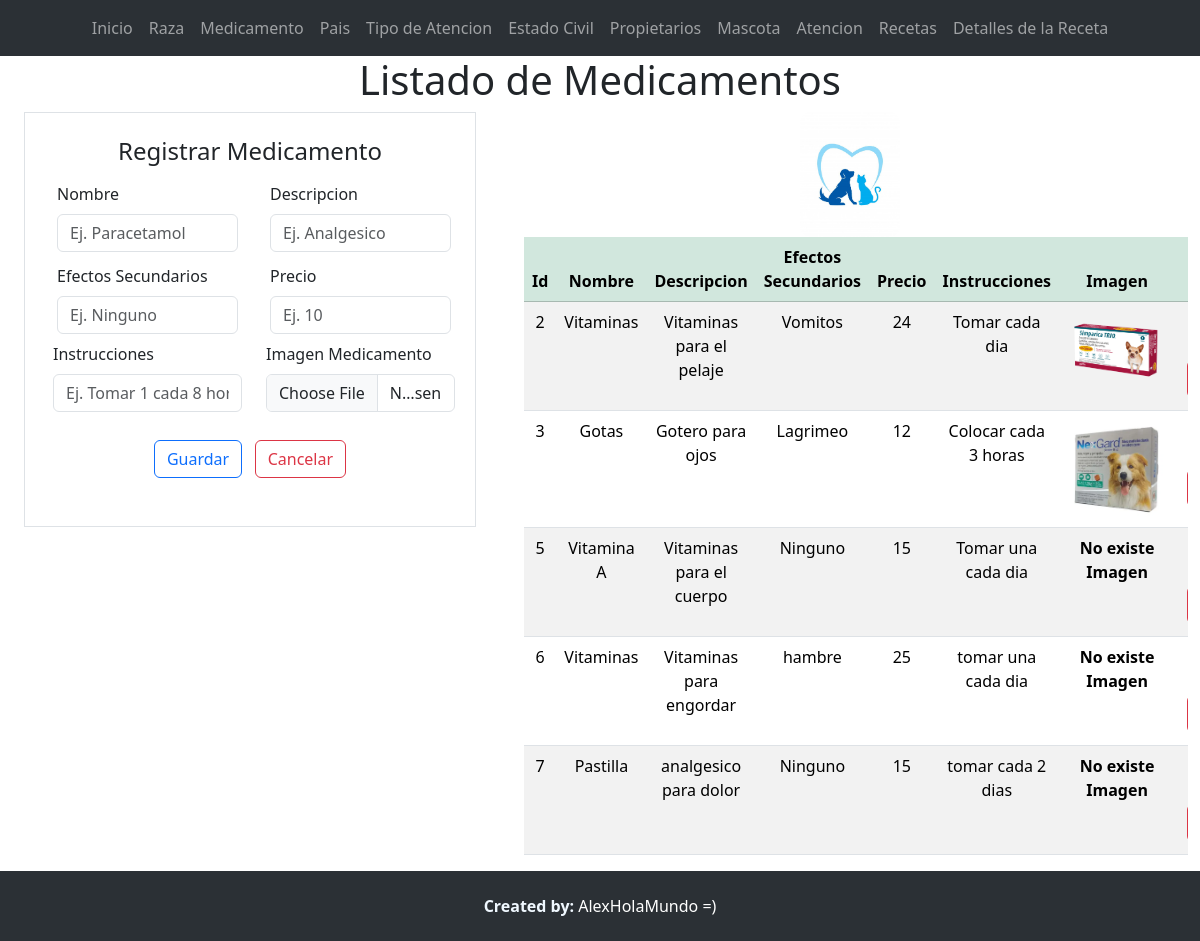
The page /listaMedicamento/ on the database its author committed.
### Aplicaciones/Veterinaria/models.py (models this page shows, shortened)
class Medicamento(models.Model):
    idMedicamento_wt=models.AutoField(primary_key=True)
    nombre_wt=models.CharField(max_length=100)
    descripcion_wt=models.CharField(max_length=100)
    efectosSecundarios_wt=models.CharField(max_length=100)
    precio_wt=models.IntegerField()
    instrucciones_wt=models.CharField(max_length=100)
    imgMedicamento_wt=models.FileField(upload_to='medicamentos', null=True, blank=True)

### Aplicaciones/Veterinaria/views.py (the view)
# urls.py: path('listaMedicamento/',views.listaMedicamento),
def listaMedicamento(request):
    medicamentoBdd=Medicamento.objects.all()
    return render(request,'listaMedicamento.html',{'medicamentos':medicamentoBdd})

### Aplicaciones/Veterinaria/templates/listaMedicamento.html (shortened to what this page needs)
{% extends "./plantilla.html" %} {% block contenido %} {% load static %}
<h1 class="text-center">Listado de Medicamentos</h1>
<div class="row m-0">
  <div class="col-md-5">
    <div class="container w-100">
      <form
        class="border p-4"
        action="/guardarMedicamento/"
        method="POST"
        enctype="multipart/form-data"
      >
        <h4 class="text-center">Registrar Medicamento</h4>
        <div class="row">
          <div class="col-md-6">
            <div class="m-1">
              <label for="" class="form-label m-1">Nombre</label>
              <input
                type="text"
                required
                class="form-control m-1"
                placeholder="Ej. Paracetamol"
                value=""
                name="nombre_wt"
                id="nombre_wt"
              />
            </div>
          </div>
          <div class="col-md-6">
            <div class="m-1">
              <label for="" class="form-label m-1">Descripcion</label>
              <input
                type="text"
                required
                class="form-control m-1"
                placeholder="Ej. Analgesico"
                value=""
                name="descripcion_wt"
                id="descripcion_wt"
              />
            </div>
          </div>
        </div>
        <div class="row">
          <div class="col-md-6">
            <div class="m-1">
              <label for="" class="form-label m-1">Efectos Secundarios</label>
              <input
                type="text"
                required
                class="form-control m-1"
                placeholder="Ej. Ninguno"
                value=""
                name="efectosSecundarios_wt"
                id="efectosSecundarios_wt"
              />
            </div>
          </div>
          <div class="col-md-6">
            <div class="m-1">
              <label for="" class="form-label m-1">Precio</label>
              <input
                type="number"
                required
                class="form-control m-1"
                placeholder="Ej. 10"
                value=""
                name="precio_wt"
                id="precio_wt"
              />
            </div>
          </div>
        </div>
        <div class="row">
          <div class="col-md-6">
            <label for="" class="form-label m-1">Instrucciones</label>
            <input
              type="text"
              required
              class="form-control m-1"
              placeholder="Ej. Tomar 1 cada 8 horas"
              value=""
              name="instrucciones_wt"
              id="instrucciones_wt"
            />
          </div>
          <div class="col-md-6">
            <label for="" class="form-label m-1">Imagen Medicamento</label>
            <input
              accept="image/*"
              type="file"
              required
              class="form-control m-1"
              value=""
              name="imgMedicamento_wt"
              id="imgMedicamento_wt"
            />
          </div>
        </div>
        <center class="m-4">
          <button type="submit" name="button" class="btn btn-outline-primary">
            Guardar</button
          >&nbsp;&nbsp;
          <button type="reset" name="button" class="btn btn-outline-danger">
            Cancelar
          </button>
        </center>
      </form>
    </div>
  </div>
  <div class="col-md-7">
    <div class="container table-responsive">
      <center class="logos">
        <img src="{% static 'img/logog.jpg' %}" alt="" width="100px" />
      </center>
      <table class="table table-striped bordered">
        <thead>
          <tr class="table-success">
            <th class="text-center" scope="col">Id</th>
            <th class="text-center" scope="col">Nombre</th>
            <th class="text-center" scope="col">Descripcion</th>
            <th class="text-center" scope="col">Efectos Secundarios</th>
            <th class="text-center" scope="col">Precio</th>
            <th class="text-center" scope="col">Instrucciones</th>
            <th class="text-center" scope="col">Imagen</th>
            <th class="text-center" scope="col">Acciones</th>
          </tr>
        </thead>
        <tbody>
          {% for medicamento in medicamentos %}
          <tr>
            <td class="text-center">{{medicamento.idMedicamento_wt }}</td>
            <td class="text-center">{{medicamento.nombre_wt }}</td>
            <td class="text-center">{{medicamento.descripcion_wt }}</td>
            <td class="text-center">{{medicamento.efectosSecundarios_wt }}</td>
            <td class="text-center">{{medicamento.precio_wt }}</td>
            <td class="text-center">{{medicamento.instrucciones_wt }}</td>
            <td class="text-center">
              {% if medicamento.imgMedicamento_wt %}
              <a href="{{medicamento.imgMedicamento_wt.url}}" target="_blank">
                <img
                  src="{{medicamento.imgMedicamento_wt.url}}"
                  alt=""
                  width="50px"
                />
              </a>
              {% else %}
              <b>No existe Imagen</b>
              {% endif %}
            </td>
            <td class="text-center">
            </td>
          </tr>
          {% endfor %}
        </tbody>
      </table>
    </div>
  </div>
</div>
{% endblock %}

### crudDjango/static/css/styles.css (style rules this page uses)
img { width: 100px; object-position: center; border-radius: 10px; }
body { margin: 0; padding: 0; margin-bottom: 70px; }

### rows shown on the page
Medicamento: idMedicamento_wt "2", nombre_wt "Vitaminas", descripcion_wt "Vitaminas para el pelaje", efectosSecundarios_wt "Vomitos", precio_wt "24", instrucciones_wt "Tomar cada dia", imgMedicamento_wt (picture)
Medicamento: idMedicamento_wt "3", nombre_wt "Gotas", descripcion_wt "Gotero para ojos", efectosSecundarios_wt "Lagrimeo", precio_wt "12", instrucciones_wt "Colocar cada 3 horas", imgMedicamento_wt (picture)
Medicamento: idMedicamento_wt "5", nombre_wt "Vitamina A", descripcion_wt "Vitaminas para el cuerpo", efectosSecundarios_wt "Ninguno", precio_wt "15", instrucciones_wt "Tomar una cada dia", shows "No existe Imagen"
Medicamento: idMedicamento_wt "6", nombre_wt "Vitaminas", descripcion_wt "Vitaminas para engordar", efectosSecundarios_wt "hambre", precio_wt "25", instrucciones_wt "tomar una cada dia", imgMedicamento_wt "No existe Imagen"
Medicamento: idMedicamento_wt "7", nombre_wt "Pastilla", descripcion_wt "analgesico para dolor", efectosSecundarios_wt "Ninguno", precio_wt "15", instrucciones_wt "tomar cada 2 dias", imgMedicamento_wt "No existe Imagen"
